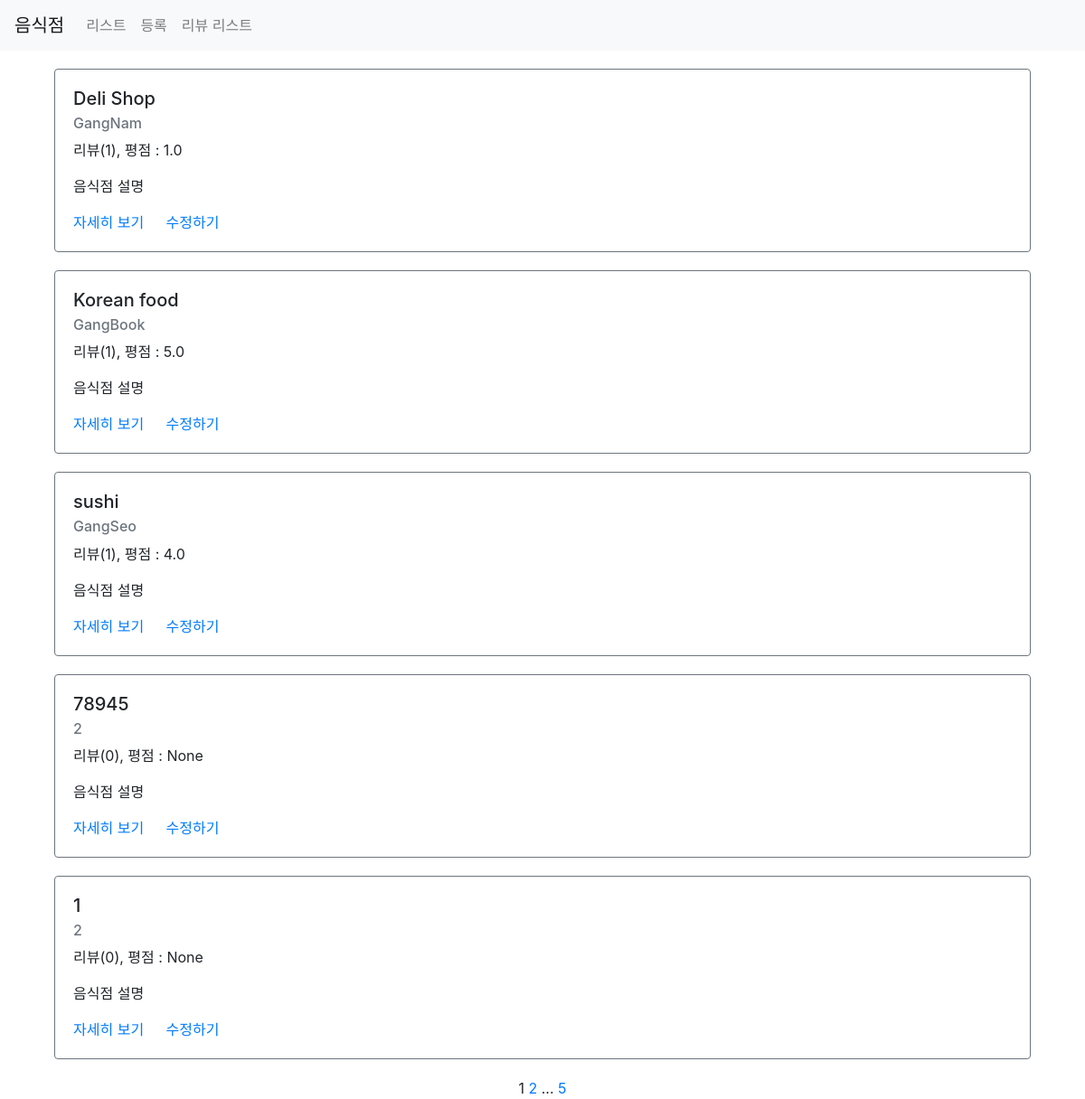
Screenshot of /third/list/ with the database file from the repository.
### third/models.py (models this page shows)
class Restaurant(models.Model):
    name = models.CharField(max_length=30)
    address = models.CharField(max_length=200)
    password = models.CharField(max_length=20, default=None, null=True)
    image = models.CharField(max_length=500, default=None, null=True)
    created_at = models.DateTimeField(auto_now_add=True)
    updated_at = models.DateTimeField(auto_now=True)

### third/views.py (the view)
# urls.py: path('list/', views.list, name='list'),
def list(request):
    restaurant = (Restaurant.objects.all().annotate(reviews_count=Count('review'))
                  .annotate(average_point=Avg('review__point')))
    paginator = Paginator(restaurant, 5)
    page = request.GET.get('page') # third/list?page=1
    items = paginator.get_page(page)
    context = {
        "restaurants": items
    }
    return render(request, 'third/list.html', context)

### third/templates/third/list.html (shortened to what this page needs)
{% extends 'third/base.html' %}
{% load static %}
{% block content %}
<div class="container">
    {% for item in restaurants %}
    <div class="row restaurant-item" style="margin:20px auto;">
        <div class="col-sm-12">
            <div class="card border-secondary">
                <div class="card-body">
                    <h5 class="card-title">{{ item.name }}</h5>
                    <h6 class="card-subtitle mb-2 text-muted">{{ item.address }}</h6>
                    <p class="card-text">리뷰({{ item.reviews_count }}), 평점 : {{ item.average_point }}</p>
                    <p class="card-text">음식점 설명</p>
                    <a href="{% url 'restaurant-detail' id=item.id %}" class="card-link">자세히 보기</a>
                    <a href="{% url 'restaurant-update' %}?id={{ item.id }}" class="card-link">수정하기</a>
                </div>
            </div>
        </div>
    </div>
    {% endfor %}
    <div class="row">
        <div class="col-sm-12 text-center">
            <div class="pagination">
                <span class="step-links text-center" style="width:100%">
                    <span class="current">
                        {{ restaurants.number }}
                    </span>
                    {% if restaurants.has_next %}
                        <a href="?page={{ restaurants.next_page_number }}">{{ restaurants.next_page_number }}</a>
                        ...
                        <a href="?page={{ restaurants.paginator.num_pages }}">{{ restaurants.paginator.num_pages }}</a>
                    {% endif %}
                </span>
            </div>
        </div>
    </div>
</div>
{% endblock %}

### rows the page displays
Restaurant: name "Deli Shop", address "GangNam", reviews_count "1", average_point "1.0"
Restaurant: name "Korean food", address "GangBook", reviews_count "1", average_point "5.0"
Restaurant: name "sushi", address "GangSeo", reviews_count "1", average_point "4.0"
Restaurant: name "78945", address "2", reviews_count "0", average_point "None"
Restaurant: name "1", address "2", reviews_count "0", average_point "None"

### other values shown
{{ restaurants.number }} "1"
{{ restaurants.next_page_number }} "2"
{{ restaurants.paginator.num_pages }} "5"
